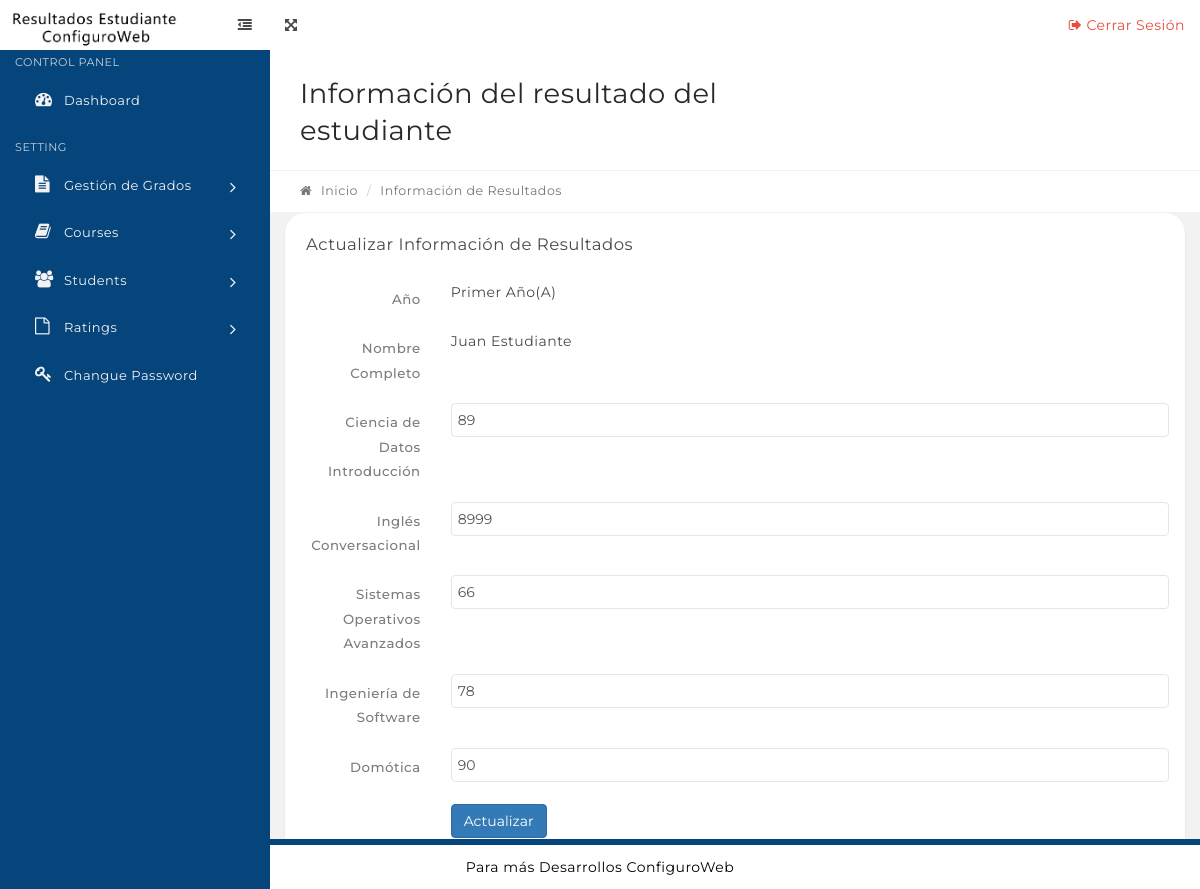
The app's page /edit-result.php?stid=1 with its own data.
### tables this page shows
CREATE TABLE `tblstudents` (
  `StudentId` int(11) NOT NULL,
  `StudentName` varchar(100) DEFAULT NULL,
  `RollId` varchar(100) DEFAULT NULL,
  `StudentEmail` varchar(100) DEFAULT NULL,
  `Gender` varchar(10) DEFAULT NULL,
  `DOB` varchar(100) DEFAULT NULL,
  `ClassId` int(11) DEFAULT NULL,
  `RegDate` timestamp NULL DEFAULT current_timestamp(),
  `UpdationDate` timestamp NULL DEFAULT NULL,
  `Status` int(1) DEFAULT NULL
);

CREATE TABLE `tblclasses` (
  `id` int(11) NOT NULL,
  `ClassName` varchar(80) DEFAULT NULL,
  `ClassNameNumeric` int(4) DEFAULT NULL,
  `Section` varchar(5) DEFAULT NULL,
  `CreationDate` timestamp NULL DEFAULT current_timestamp(),
  `UpdationDate` timestamp NULL DEFAULT NULL
);

CREATE TABLE `tblresult` (
  `id` int(11) NOT NULL,
  `StudentId` int(11) DEFAULT NULL,
  `ClassId` int(11) DEFAULT NULL,
  `SubjectId` int(11) DEFAULT NULL,
  `marks` int(11) DEFAULT NULL,
  `PostingDate` timestamp NULL DEFAULT current_timestamp(),
  `UpdationDate` timestamp NULL DEFAULT NULL
);

CREATE TABLE `tblsubjects` (
  `id` int(11) NOT NULL,
  `SubjectName` varchar(100) NOT NULL,
  `SubjectCode` varchar(100) DEFAULT NULL,
  `Creationdate` timestamp NULL DEFAULT current_timestamp(),
  `UpdationDate` timestamp NULL DEFAULT NULL
);

### edit-result.php (the view, shortened to what this page needs)
<?php
include('includes/config.php');
if (strlen($_SESSION['alogin']) == "") {
    header("Location: index.php");
} else {
    $stid = intval($_GET['stid']);
?>
    <?php include('includes/topbar.php'); ?>
    <div class="content-wrapper">
        <div class="content-container">
            <?php include('includes/leftbar.php'); ?>
            <div class="main-page">
                <div class="container-fluid">
                    <div class="row page-title-div">
                        <div class="col-md-6">
                            <h2 class="title">Información del resultado del estudiante</h2>
                        </div>
                    </div>
                    <div class="row breadcrumb-div">
                        <div class="col-md-6">
                            <ul class="breadcrumb">
                                <li><a href="dashboard.php"><i class="fa fa-home"></i> Inicio</a></li>
                                <li class="active">Información de Resultados</li>
                            </ul>
                        </div>
                    </div>
                </div>
                <div class="container-fluid">
                    <div class="row">
                        <div class="col-md-12">
                            <div class="panel">
                                <div class="panel-heading">
                                    <div class="panel-title">
                                        <h5>Actualizar Información de Resultados</h5>
                                    </div>
                                </div>
                                <div class="panel-body">
                                    <form class="form-horizontal" method="post">
                                        <?php
                                        $ret = "SELECT tblstudents.StudentName,tblclasses.ClassName,tblclasses.Section from tblresult join tblstudents on tblresult.StudentId=tblresult.StudentId join tblsubjects on tblsubjects.id=tblresult.SubjectId join tblclasses on tblclasses.id=tblstudents.ClassId where tblstudents.StudentId=:stid limit 1";
                                        $stmt = $dbh->prepare($ret);
                                        $stmt->bindParam(':stid', $stid, PDO::PARAM_STR);
                                        $stmt->execute();
                                        $result = $stmt->fetchAll(PDO::FETCH_OBJ);
                                        if ($stmt->rowCount() > 0) {
                                            foreach ($result as $row) {  ?>
                                                <div class="form-group">
                                                    <label for="default" class="col-sm-2 control-label">Año</label>
                                                    <div class="col-sm-10">
                                                        <?php echo htmlentities($row->ClassName) ?>(<?php echo htmlentities($row->Section) ?>)
                                                    </div>
                                                </div>
                                                <div class="form-group">
                                                    <label for="default" class="col-sm-2 control-label">Nombre Completo</label>
                                                    <div class="col-sm-10">
                                                        <?php echo htmlentities($row->StudentName); ?>
                                                    </div>
                                                </div>
                                        <?php }
                                        } ?>
                                        <?php
                                        $sql = "SELECT distinct tblstudents.StudentName,tblstudents.StudentId,tblclasses.ClassName,tblclasses.Section,tblsubjects.SubjectName,tblresult.marks,tblresult.id as resultid from tblresult join tblstudents on tblstudents.StudentId=tblresult.StudentId join tblsubjects on tblsubjects.id=tblresult.SubjectId join tblclasses on tblclasses.id=tblstudents.ClassId where tblstudents.StudentId=:stid ";
                                        $query = $dbh->prepare($sql);
                                        $query->bindParam(':stid', $stid, PDO::PARAM_STR);
                                        $query->execute();
                                        $results = $query->fetchAll(PDO::FETCH_OBJ);
                                        if ($query->rowCount() > 0) {
                                            foreach ($results as $result) {  ?>
                                                <div class="form-group">
                                                    <label for="default" class="col-sm-2 control-label"><?php echo htmlentities($result->SubjectName) ?></label>
                                                    <div class="col-sm-10">
                                                        <input type="text" name="marks[]" class="form-control" id="marks" value="<?php echo htmlentities($result->marks) ?>" maxlength="5" required="required" autocomplete="off">
                                                    </div>
                                                </div>
                                        <?php }
                                        } ?>
                                        <div class="form-group">
                                            <div class="col-sm-offset-2 col-sm-10">
                                                <button type="submit" name="submit" class="btn btn-primary">Actualizar</button>
                                            </div>
                                        </div>
                                    </form>
                                </div>
                            </div>
                        </div>
                    </div>
                </div>
            </div>
        </div>
        <?php include('includes/footer.php'); ?>
    <?PHP } ?>

### records on screen
tblstudents: ClassId.ClassName "Primer Año", ClassId.Section "A", StudentName "Juan Estudiante"
tblresult: SubjectId.SubjectName "Ciencia de Datos Introducción", marks "89"
tblresult: SubjectId.SubjectName "Inglés Conversacional", marks "8999"
tblresult: SubjectId.SubjectName "Sistemas Operativos Avanzados", marks "66"
tblresult: SubjectId.SubjectName "Ingeniería de Software", marks "78"
tblresult: SubjectId.SubjectName "Domótica", marks "90"
